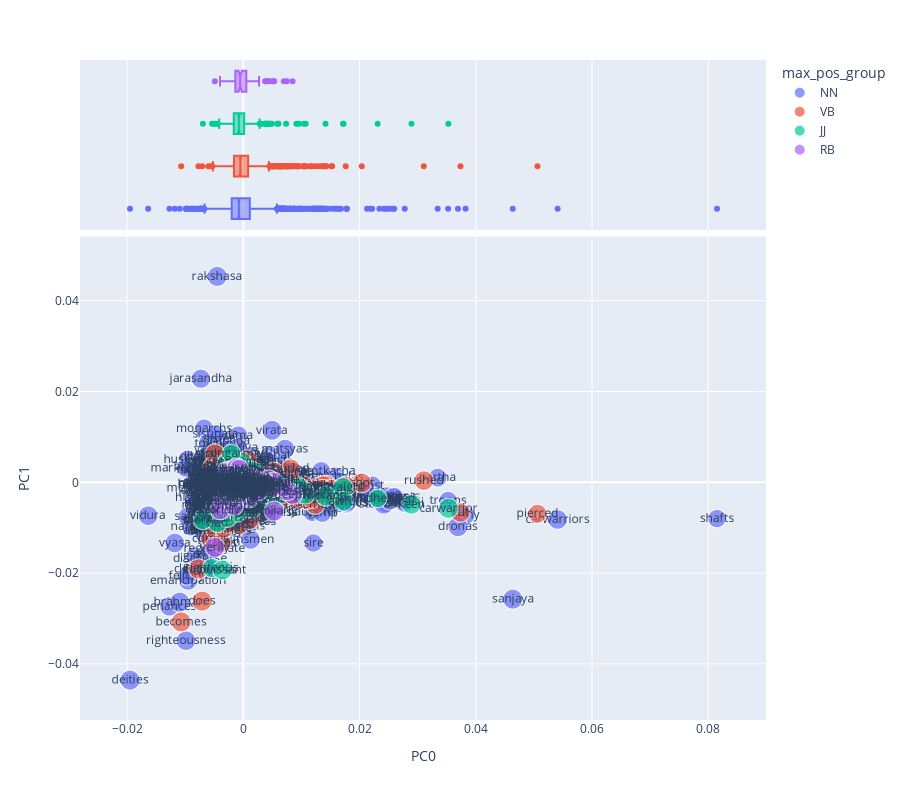

Write notebook code for a chart like this one.
### Code cell
fig01load = vis_loadings(LOADINGS2, 0, 1)
fig01load.show()

### Figure 1 — Plotly figure (JSON) as saved in the notebook; plotly's stock layout.template omitted (floating-point values rounded to 4 significant figures; data arrays with more than 128 entries replaced by an {"elided": "..."} marker saying what was removed)
{"data": [{"hovertemplate": "<b>%{hovertext}</b><br><br>max_pos_group=NN<br>PC0=%{x}<br>PC1=%{y}<br>dfidf=%{marker.size}<br>term_str=%{text}<extra></extra>", "hovertext": {"elided": "1597 str values"}, "legendgroup": "NN", "marker": {"color": "#636efa", "size": {"elided": "1597 float values"}, "sizemode": "area", "sizeref": 0.1313, "symbol": "circle"}, "mode": "markers+text", "name": "NN", "showlegend": true, "text": {"elided": "1597 str values"}, "type": "scattergl", "x": {"elided": "1597 float values"}, "xaxis": "x", "y": {"elided": "1597 float values"}, "yaxis": "y"}, {"alignmentgroup": "True", "hovertemplate": "<b>%{hovertext}</b><br><br>max_pos_group=NN<br>PC0=%{x}<extra></extra>", "hovertext": {"elided": "1597 str values"}, "legendgroup": "NN", "marker": {"color": "#636efa", "symbol": "circle"}, "name": "NN", "notched": true, "offsetgroup": "NN", "showlegend": false, "type": "box", "x": {"elided": "1597 float values"}, "xaxis": "x2", "yaxis": "y2"}, {"hovertemplate": "<b>%{hovertext}</b><br><br>max_pos_group=VB<br>PC0=%{x}<br>PC1=%{y}<br>dfidf=%{marker.size}<br>term_str=%{text}<extra></extra>", "hovertext": {"elided": "1015 str values"}, "legendgroup": "VB", "marker": {"color": "#EF553B", "size": {"elided": "1015 float values"}, "sizemode": "area", "sizeref": 0.1313, "symbol": "circle"}, "mode": "markers+text", "name": "VB", "showlegend": true, "text": {"elided": "1015 str values"}, "type": "scattergl", "x": {"elided": "1015 float values"}, "xaxis": "x", "y": {"elided": "1015 float values"}, "yaxis": "y"}, {"alignmentgroup": "True", "hovertemplate": "<b>%{hovertext}</b><br><br>max_pos_group=VB<br>PC0=%{x}<extra></extra>", "hovertext": {"elided": "1015 str values"}, "legendgroup": "VB", "marker": {"color": "#EF553B", "symbol": "circle"}, "name": "VB", "notched": true, "offsetgroup": "VB", "showlegend": false, "type": "box", "x": {"elided": "1015 float values"}, "xaxis": "x2", "yaxis": "y2"}, {"hovertemplate": "<b>%{hovertext}</b><br><br>max_pos_group=JJ<br>PC0=%{x}<br>PC1=%{y}<br>dfidf=%{marker.size}<br>term_str=%{text}<extra></extra>", "hovertext": {"elided": "364 str values"}, "legendgroup": "JJ", "marker": {"color": "#00cc96", "size": {"elided": "364 float values"}, "sizemode": "area", "sizeref": 0.1313, "symbol": "circle"}, "mode": "markers+text", "name": "JJ", "showlegend": true, "text": {"elided": "364 str values"}, "type": "scattergl", "x": {"elided": "364 float values"}, "xaxis": "x", "y": {"elided": "364 float values"}, "yaxis": "y"}, {"alignmentgroup": "True", "hovertemplate": "<b>%{hovertext}</b><br><br>max_pos_group=JJ<br>PC0=%{x}<extra></extra>", "hovertext": {"elided": "364 str values"}, "legendgroup": "JJ", "marker": {"color": "#00cc96", "symbol": "circle"}, "name": "JJ", "notched": true, "offsetgroup": "JJ", "showlegend": false, "type": "box", "x": {"elided": "364 float values"}, "xaxis": "x2", "yaxis": "y2"}, {"hovertemplate": "<b>%{hovertext}</b><br><br>max_pos_group=RB<br>PC0=%{x}<br>PC1=%{y}<br>dfidf=%{marker.size}<br>term_str=%{text}<extra></extra>", "hovertext": ["verily", "speedily", "sometimes", "longer", "meanwhile", "deeply", "really", "similarly", "properly", "surely", "fully", "everywhere", "perfectly", "fearlessly", "far", "equally", "entirely", "worldly", "firmly", "forcibly", "fast", "immediately", "folly", "happily", "carefully", "almost", "aside", "further", "loudly", "especially", "easily", "completely", "incessantly", "agreeably", "smilingly", "instead", "constantly", "forward", "gradually", "righteously", "frequently", "slowly", "fiercely", "accordingly", "wholly", "continually", "scarcely", "asleep", "thereby", "mentally", "often", "vigorously", "perhaps", "actually", "ceaselessly", "extremely", "furiously", "enough", "singly", "separately", "respectfully", "quite", "generally", "exactly", "naturally", "assuredly", "joyfully", "presently", "adhere", "subsequently", "twice", "simply", "lastly", "instantly", "virtuously", "respectively", "quietly", "previously", "reverentially", "hastily", "gently", "falsely", "alike", "sweetly", "rather", "finally", "wrathfully", "ahead", "particularly", "deceitfully", "regardless", "heavily", "humbly", "kindly", "violently", "eagerly", "gladly", "brightly", "anywhere", "utterly", "sinfully", "specially", "secretly", "softly"], "legendgroup": "RB", "marker": {"color": "#ab63fa", "size": [52.54, 46.03, 51.96, 45.4, 47.78, 52.14, 52.3, 52.3, 49.72, 44.74, 48.3, 49.72, 50.51, 52.54, 50.87, 50.51, 52.14, 49.64, 50.51, 51.48, 51.73, 51.73, 51.96, 51.96, 52.3, 50.51, 52.54, 51.73, 52.41, 51.73, 52.3, 52.42, 51.67, 52.14, 52.41, 52.42, 52.41, 52.41, 51.67, 46.15, 51.48, 52.14, 51.93, 52.14, 50.61, 50.61, 52.41, 52.3, 52.3, 52.5, 52.5, 44.27, 50.61, 46.98, 45.25, 52.3, 45.25, 52.14, 48.43, 52.14, 51.93, 50.15, 47.74, 49.07, 49.07, 44.27, 49.07, 46.15, 44.27, 45.25, 47.74, 46.98, 44.27, 46.98, 44.27, 49.07, 47.74, 48.43, 46.98, 50.15, 49.07, 44.27, 46.15, 46.15, 50.15, 44.27, 44.27, 44.27, 49.64, 45.25, 44.27, 46.98, 45.25, 44.27, 47.74, 45.25, 48.43, 46.15, 45.25, 44.27, 44.27, 45.25, 44.27, 46.15], "sizemode": "area", "sizeref": 0.1313, "symbol": "circle"}, "mode": "markers+text", "name": "RB", "showlegend": true, "text": ["verily", "speedily", "sometimes", "longer", "meanwhile", "deeply", "really", "similarly", "properly", "surely", "fully", "everywhere", "perfectly", "fearlessly", "far", "equally", "entirely", "worldly", "firmly", "forcibly", "fast", "immediately", "folly", "happily", "carefully", "almost", "aside", "further", "loudly", "especially", "easily", "completely", "incessantly", "agreeably", "smilingly", "instead", "constantly", "forward", "gradually", "righteously", "frequently", "slowly", "fiercely", "accordingly", "wholly", "continually", "scarcely", "asleep", "thereby", "mentally", "often", "vigorously", "perhaps", "actually", "ceaselessly", "extremely", "furiously", "enough", "singly", "separately", "respectfully", "quite", "generally", "exactly", "naturally", "assuredly", "joyfully", "presently", "adhere", "subsequently", "twice", "simply", "lastly", "instantly", "virtuously", "respectively", "quietly", "previously", "reverentially", "hastily", "gently", "falsely", "alike", "sweetly", "rather", "finally", "wrathfully", "ahead", "particularly", "deceitfully", "regardless", "heavily", "humbly", "kindly", "violently", "eagerly", "gladly", "brightly", "anywhere", "utterly", "sinfully", "specially", "secretly", "softly"], "type": "scattergl", "x": [-0.0049, 0.003755, -0.002577, 0.001005, 0.004405, 0.008477, -0.003427, 0.005313, -0.001745, -0.002858, -0.002284, -0.000849, 0.0007645, 0.0075, -0.00121, -0.001183, 0.001332, -0.004004, 0.001016, 0.002447, -0.0003075, -0.001909, 0.0007804, -0.002383, 0.0002276, 0.002017, 0.005047, -0.001494, 0.002354, 0.0004579, 0.0004323, 0.000226, 0.005205, -0.002652, 0.001242, -0.001393, -0.001024, 0.000601, -0.001718, -0.001611, 9.845e-05, 0.001532, 0.004199, -0.001889, 0.002426, 0.0003502, -0.001356, -0.002241, -0.001584, -0.0002014, -0.0003893, 0.006986, -0.0007494, 0.0003372, 0.0001153, -0.001618, 0.003948, -0.00109, 0.002293, -0.001088, -0.001678, 3.636e-05, -0.0004172, -0.0006565, -0.001137, -0.001262, -0.0003866, -0.0004555, -0.0006431, -0.0007787, -0.0003544, -0.001505, -0.001513, -0.002255, -0.00284, -0.001632, 0.0001736, -0.000396, -0.0005575, -0.00075, 5.57e-05, -0.0006385, -0.0001342, -0.002265, -0.0005169, -0.001238, 0.002709, -0.0005612, -0.0006475, -0.001114, 0.001118, -0.0005195, -0.0007261, -0.001489, 0.0005272, -0.0009202, -0.0009759, 0.0002071, -0.0007393, -0.0002147, 0.000518, -0.001213, -0.001186, -0.0001843], "xaxis": "x", "y": [-0.0143, -8.647e-05, -0.004282, -0.003559, 0.0006328, -0.002656, -0.004071, -0.006357, -0.003456, 0.002577, -0.001558, -0.002301, -0.0009934, -0.001863, -0.0007553, -0.002752, -0.002267, -0.006081, -0.001385, 0.0002695, -0.001778, -0.001186, -0.00297, 0.0007889, -0.001877, 0.0002672, -0.001141, 0.0004901, 0.0002508, -0.001428, -0.001788, -0.001599, 3.685e-05, -0.003072, 0.001031, -0.0008708, -0.001577, 0.0007038, -0.0026, -0.005255, -0.0005537, -8.18e-05, -0.0003327, -0.002213, -0.002051, -0.002098, 0.001901, 0.002486, 0.000715, -0.0003858, 5.8e-05, -0.001206, 0.00122, -0.002026, -0.001755, 0.002662, -0.00023, 0.001458, -0.0005353, -0.0006746, 0.000797, -9.59e-05, -0.001643, -0.0001338, -0.0006348, 0.00323, 0.0007194, -0.0002007, -0.001285, -0.0002773, -0.0011, -0.000353, -0.001052, 0.001004, -0.000596, -0.001786, -0.0004815, -0.0007903, 0.0009192, 0.002907, -0.0006032, -0.00102, -0.001644, 0.001672, 0.001067, -0.0004726, -0.0004104, 6.393e-05, -0.0006053, -0.0009885, -0.001427, -0.0001015, -0.0002426, -0.0008791, 0.001291, -0.0001839, 0.001435, -0.0004097, 7.498e-05, -0.0004209, -0.00107, 0.0005283, -0.0006012, -0.0004667], "yaxis": "y"}, {"alignmentgroup": "True", "hovertemplate": "<b>%{hovertext}</b><br><br>max_pos_group=RB<br>PC0=%{x}<extra></extra>", "hovertext": ["verily", "speedily", "sometimes", "longer", "meanwhile", "deeply", "really", "similarly", "properly", "surely", "fully", "everywhere", "perfectly", "fearlessly", "far", "equally", "entirely", "worldly", "firmly", "forcibly", "fast", "immediately", "folly", "happily", "carefully", "almost", "aside", "further", "loudly", "especially", "easily", "completely", "incessantly", "agreeably", "smilingly", "instead", "constantly", "forward", "gradually", "righteously", "frequently", "slowly", "fiercely", "accordingly", "wholly", "continually", "scarcely", "asleep", "thereby", "mentally", "often", "vigorously", "perhaps", "actually", "ceaselessly", "extremely", "furiously", "enough", "singly", "separately", "respectfully", "quite", "generally", "exactly", "naturally", "assuredly", "joyfully", "presently", "adhere", "subsequently", "twice", "simply", "lastly", "instantly", "virtuously", "respectively", "quietly", "previously", "reverentially", "hastily", "gently", "falsely", "alike", "sweetly", "rather", "finally", "wrathfully", "ahead", "particularly", "deceitfully", "regardless", "heavily", "humbly", "kindly", "violently", "eagerly", "gladly", "brightly", "anywhere", "utterly", "sinfully", "specially", "secretly", "softly"], "legendgroup": "RB", "marker": {"color": "#ab63fa", "symbol": "circle"}, "name": "RB", "notched": true, "offsetgroup": "RB", "showlegend": false, "type": "box", "x": [-0.0049, 0.003755, -0.002577, 0.001005, 0.004405, 0.008477, -0.003427, 0.005313, -0.001745, -0.002858, -0.002284, -0.000849, 0.0007645, 0.0075, -0.00121, -0.001183, 0.001332, -0.004004, 0.001016, 0.002447, -0.0003075, -0.001909, 0.0007804, -0.002383, 0.0002276, 0.002017, 0.005047, -0.001494, 0.002354, 0.0004579, 0.0004323, 0.000226, 0.005205, -0.002652, 0.001242, -0.001393, -0.001024, 0.000601, -0.001718, -0.001611, 9.845e-05, 0.001532, 0.004199, -0.001889, 0.002426, 0.0003502, -0.001356, -0.002241, -0.001584, -0.0002014, -0.0003893, 0.006986, -0.0007494, 0.0003372, 0.0001153, -0.001618, 0.003948, -0.00109, 0.002293, -0.001088, -0.001678, 3.636e-05, -0.0004172, -0.0006565, -0.001137, -0.001262, -0.0003866, -0.0004555, -0.0006431, -0.0007787, -0.0003544, -0.001505, -0.001513, -0.002255, -0.00284, -0.001632, 0.0001736, -0.000396, -0.0005575, -0.00075, 5.57e-05, -0.0006385, -0.0001342, -0.002265, -0.0005169, -0.001238, 0.002709, -0.0005612, -0.0006475, -0.001114, 0.001118, -0.0005195, -0.0007261, -0.001489, 0.0005272, -0.0009202, -0.0009759, 0.0002071, -0.0007393, -0.0002147, 0.000518, -0.001213, -0.001186, -0.0001843], "xaxis": "x2", "yaxis": "y2"}], "layout": {"height": 800, "legend": {"itemsizing": "constant", "title": {"text": "max_pos_group"}, "tracegroupgap": 0}, "margin": {"t": 60}, "xaxis": {"anchor": "y", "domain": [0, 1], "title": {"text": "PC0"}}, "xaxis2": {"anchor": "y2", "domain": [0, 1], "matches": "x", "showgrid": true, "showticklabels": false}, "yaxis": {"anchor": "x", "domain": [0, 0.7326], "title": {"text": "PC1"}}, "yaxis2": {"anchor": "x2", "domain": [0.7426, 1], "matches": "y2", "showgrid": false, "showline": false, "showticklabels": false, "ticks": ""}}}
